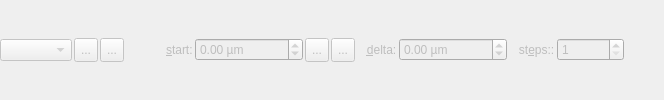
    <widget class="QWidget" name="widStage" native="true">
     <property name="enabled">
      <bool>false</bool>
     </property>
     <layout class="QGridLayout" name="gridLayout_2">
      <property name="leftMargin">
       <number>0</number>
      </property>
      <property name="topMargin">
       <number>0</number>
      </property>
      <property name="rightMargin">
       <number>0</number>
      </property>
      <property name="bottomMargin">
       <number>0</number>
      </property>
      <property name="spacing">
       <number>2</number>
      </property>
      <item row="0" column="5">
       <layout class="QHBoxLayout" name="horizontalLayout_9">
        <item>
         <widget class="QFStageComboBox" name="cmbStage">
          <property name="minimumSize">
           <size>
            <width>0</width>
            <height>22</height>
           </size>
          </property>
          <property name="maximumSize">
           <size>
            <width>250</width>
            <height>16777215</height>
           </size>
          </property>
         </widget>
        </item>
        <item>
         <widget class="QToolButton" name="btnConnect">
          <property name="minimumSize">
           <size>
            <width>24</width>
            <height>24</height>
           </size>
          </property>
          <property name="toolTip">
           <string>connect to stage</string>
          </property>
          <property name="text">
           <string>...</string>
          </property>
          <property name="icon">
           <iconset resource="spimb040.qrc">
            <normaloff>:/spimb040/stageconnect.png</normaloff>:/spimb040/stageconnect.png</iconset>
          </property>
          <property name="checkable">
           <bool>true</bool>
          </property>
         </widget>
        </item>
        <item>
         <widget class="QToolButton" name="btnConfig">
          <property name="minimumSize">
           <size>
            <width>24</width>
            <height>24</height>
           </size>
          </property>
          <property name="toolTip">
           <string>configure stage</string>
          </property>
          <property name="text">
           <string>...</string>
          </property>
          <property name="icon">
           <iconset resource="spimb040.qrc">
            <normaloff>:/spimb040/stagesettings.png</normaloff>:/spimb040/stagesettings.png</iconset>
          </property>
         </widget>
        </item>
        <item>
         <spacer name="horizontalSpacer_2">
          <property name="orientation">
           <enum>Qt::Horizontal</enum>
          </property>
          <property name="sizeType">
           <enum>QSizePolicy::Fixed</enum>
          </property>
          <property name="sizeHint" stdset="0">
           <size>
            <width>40</width>
            <height>20</height>
           </size>
          </property>
         </spacer>
        </item>
        <item>
         <widget class="QLabel" name="label_8">
          <property name="text">
           <string>&amp;start:</string>
          </property>
          <property name="buddy">
           <cstring>spinStart</cstring>
          </property>
         </widget>
        </item>
        <item>
         <widget class="QDoubleSpinBox" name="spinStart">
          <property name="suffix">
           <string> µm</string>
          </property>
          <property name="minimum">
           <double>-10000000.000000000000000</double>
          </property>
          <property name="maximum">
           <double>10000000.000000000000000</double>
          </property>
          <property name="singleStep">
           <double>10.000000000000000</double>
          </property>
         </widget>
        </item>
        <item>
         <widget class="QToolButton" name="btnGetCurrent">
          <property name="minimumSize">
           <size>
            <width>24</width>
            <height>24</height>
           </size>
          </property>
          <property name="toolTip">
           <string>get the current position</string>
          </property>
          <property name="text">
           <string>...</string>
          </property>
          <property name="icon">
           <iconset resource="spimb040.qrc">
            <normaloff>:/spimb040/get_current_pos.png</normaloff>:/spimb040/get_current_pos.png</iconset>
          </property>
         </widget>
        </item>
        <item>
         <widget class="QToolButton" name="btnGetCurrentAround">
          <property name="minimumSize">
           <size>
            <width>24</width>
            <height>24</height>
           </size>
          </property>
          <property name="toolTip">
           <string>get start from the current position, so we scan symmetrically around it.</string>
          </property>
          <property name="text">
           <string>...</string>
          </property>
          <property name="icon">
           <iconset resource="spimb040.qrc">
            <normaloff>:/spimb040/get_current_pos_around.png</normaloff>:/spimb040/get_current_pos_around.png</iconset>
          </property>
         </widget>
        </item>
        <item>
         <widget class="QLabel" name="label_9">
          <property name="text">
           <string>   &amp;delta:</string>
          </property>
          <property name="buddy">
           <cstring>spinDelta</cstring>
          </property>
         </widget>
        </item>
        <item>
         <widget class="QDoubleSpinBox" name="spinDelta">
          <property name="suffix">
           <string> µm</string>
          </property>
          <property name="minimum">
           <double>-10000000.000000000000000</double>
          </property>
          <property name="maximum">
           <double>10000000.000000000000000</double>
          </property>
          <property name="singleStep">
           <double>10.000000000000000</double>
          </property>
         </widget>
        </item>
        <item>
         <widget class="QLabel" name="label_10">
          <property name="text">
           <string>   st&amp;eps::</string>
          </property>
          <property name="buddy">
           <cstring>spinSteps</cstring>
          </property>
         </widget>
        </item>
        <item>
         <widget class="QSpinBox" name="spinSteps">
          <property name="minimum">
           <number>1</number>
          </property>
          <property name="maximum">
           <number>100000</number>
          </property>
         </widget>
        </item>
        <item>
         <spacer name="horizontalSpacer_4">
          <property name="orientation">
           <enum>Qt::Horizontal</enum>
          </property>
          <property name="sizeHint" stdset="0">
           <size>
            <width>40</width>
            <height>20</height>
           </size>
          </property>
         </spacer>
        </item>
       </layout>
      </item>
     </layout>
    </widget>
